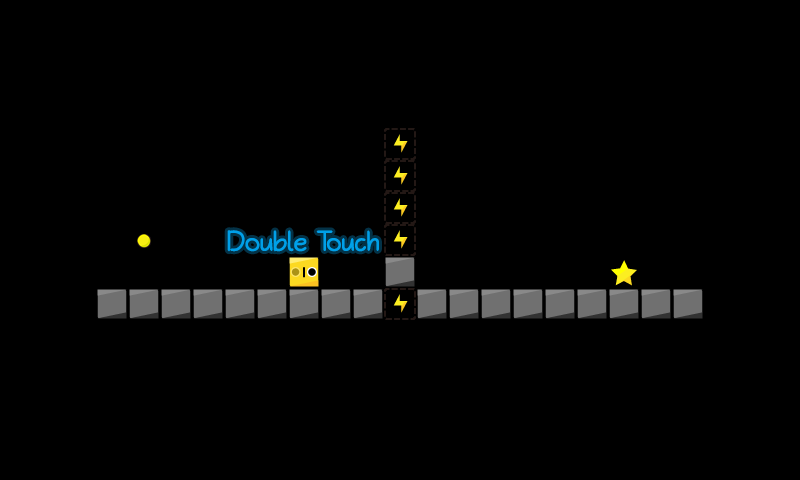

A 2D game scene composited from a Tiled map and its tileset images. What follows is a short description and the map's XML, with each tile layer's data collapsed to a summary:
An orthogonal 25x15 tile map with 32x32 px tiles, 1 tile layer (map).

<map version="1.2" tiledversion="1.2.4" orientation="orthogonal" renderorder="right-down" width="25" height="15" tilewidth="32" tileheight="32" infinite="0" nextlayerid="3" nextobjectid="1">
 <tileset firstgid="1" name="map_tiles" tilewidth="32" tileheight="32" tilecount="225" columns="15">
  <image source="../../img/map_tiles.png" width="480" height="480" />
 </tileset>
 <layer id="1" name="map" width="25" height="15">
  <data>[375 cells, 32 non-empty, 10 distinct tile ids]</data>
 </layer>
 <objectgroup id="2" name="Object Layer 1" />
</map>
